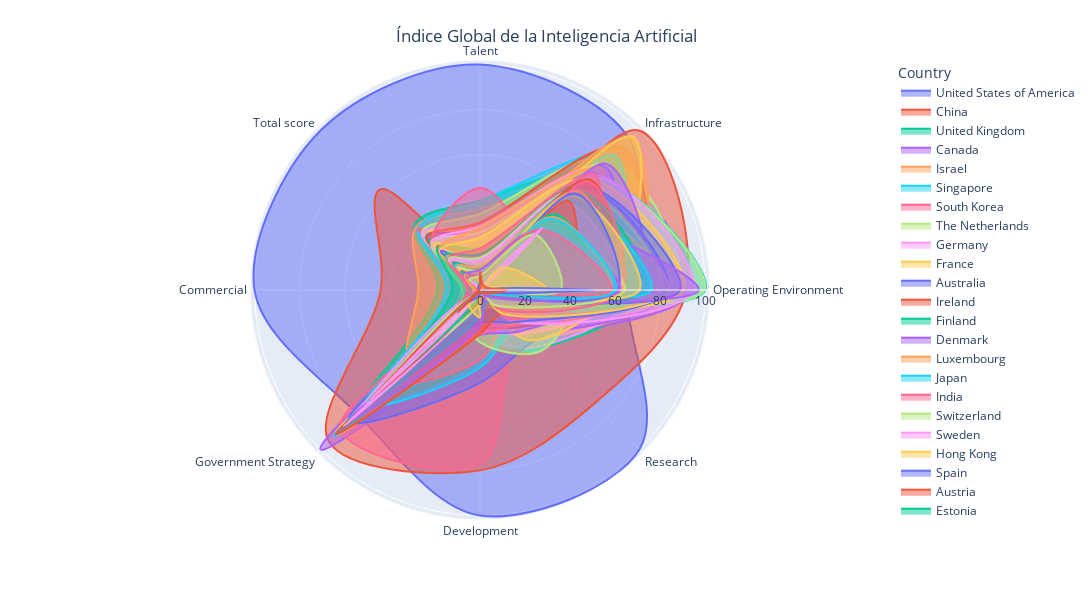

Here is the notebook cell this chart was saved with:
### Code cell
fig = px.line_polar(df_radar_reordered, r='Score', theta='Attributes', color='Country', line_close=True, line_shape='spline')

fig.update_traces(fill='toself')

fig.update_layout(
    title={
        'text': "Índice Global de la Inteligencia Artificial",
        'x': 0.5,
        'xanchor': 'center',
        'yanchor': 'top'})
fig.update_layout(
    height=600,  
    width=1200,   
)

fig.update_layout(
    polar=dict(
        radialaxis=dict(
            range=[0, 102]  # Ajusta el rango del eje radial aquí
        )
    )
)

fig.show()

### Figure 1 — Plotly figure (JSON) as saved in the notebook; plotly's stock layout.template omitted (floating-point values rounded to 4 significant figures)
{"data": [{"fill": "toself", "hovertemplate": "Country=United States of America<br>Score=%{r}<br>Attributes=%{theta}<extra></extra>", "legendgroup": "United States of America", "line": {"color": "#636efa", "dash": "solid", "shape": "spline"}, "marker": {"symbol": "circle"}, "mode": "lines", "name": "United States of America", "r": [100, 94.02, 64.56, 100, 100, 77.39, 100, 100, 100], "showlegend": true, "subplot": "polar", "theta": ["Talent", "Infrastructure", "Operating Environment", "Research", "Development", "Government Strategy", "Commercial", "Total score", "Talent"], "type": "scatterpolar"}, {"fill": "toself", "hovertemplate": "Country=China<br>Score=%{r}<br>Attributes=%{theta}<extra></extra>", "legendgroup": "China", "line": {"color": "#EF553B", "dash": "solid", "shape": "spline"}, "marker": {"symbol": "circle"}, "mode": "lines", "name": "China", "r": [16.51, 100, 91.57, 71.42, 79.97, 94.87, 44.02, 62.92, 16.51], "showlegend": true, "subplot": "polar", "theta": ["Talent", "Infrastructure", "Operating Environment", "Research", "Development", "Government Strategy", "Commercial", "Total score", "Talent"], "type": "scatterpolar"}, {"fill": "toself", "hovertemplate": "Country=United Kingdom<br>Score=%{r}<br>Attributes=%{theta}<extra></extra>", "legendgroup": "United Kingdom", "line": {"color": "#00cc96", "dash": "solid", "shape": "spline"}, "marker": {"symbol": "circle"}, "mode": "lines", "name": "United Kingdom", "r": [39.65, 71.43, 74.65, 36.5, 25.03, 82.82, 18.91, 40.93, 39.65], "showlegend": true, "subplot": "polar", "theta": ["Talent", "Infrastructure", "Operating Environment", "Research", "Development", "Government Strategy", "Commercial", "Total score", "Talent"], "type": "scatterpolar"}, {"fill": "toself", "hovertemplate": "Country=Canada<br>Score=%{r}<br>Attributes=%{theta}<extra></extra>", "legendgroup": "Canada", "line": {"color": "#ab63fa", "dash": "solid", "shape": "spline"}, "marker": {"symbol": "circle"}, "mode": "lines", "name": "Canada", "r": [31.28, 77.05, 93.94, 30.67, 25.78, 100, 14.88, 40.19, 31.28], "showlegend": true, "subplot": "polar", "theta": ["Talent", "Infrastructure", "Operating Environment", "Research", "Development", "Government Strategy", "Commercial", "Total score", "Talent"], "type": "scatterpolar"}, {"fill": "toself", "hovertemplate": "Country=Israel<br>Score=%{r}<br>Attributes=%{theta}<extra></extra>", "legendgroup": "Israel", "line": {"color": "#FFA15A", "dash": "solid", "shape": "spline"}, "marker": {"symbol": "circle"}, "mode": "lines", "name": "Israel", "r": [35.76, 67.58, 82.44, 32.63, 27.96, 43.91, 27.33, 39.89, 35.76], "showlegend": true, "subplot": "polar", "theta": ["Talent", "Infrastructure", "Operating Environment", "Research", "Development", "Government Strategy", "Commercial", "Total score", "Talent"], "type": "scatterpolar"}, {"fill": "toself", "hovertemplate": "Country=Singapore<br>Score=%{r}<br>Attributes=%{theta}<extra></extra>", "legendgroup": "Singapore", "line": {"color": "#19d3f3", "dash": "solid", "shape": "spline"}, "marker": {"symbol": "circle"}, "mode": "lines", "name": "Singapore", "r": [39.38, 84.3, 43.15, 37.67, 22.55, 79.82, 15.07, 38.67, 39.38], "showlegend": true, "subplot": "polar", "theta": ["Talent", "Infrastructure", "Operating Environment", "Research", "Development", "Government Strategy", "Commercial", "Total score", "Talent"], "type": "scatterpolar"}, {"fill": "toself", "hovertemplate": "Country=South Korea<br>Score=%{r}<br>Attributes=%{theta}<extra></extra>", "legendgroup": "South Korea", "line": {"color": "#FF6692", "dash": "solid", "shape": "spline"}, "marker": {"symbol": "circle"}, "mode": "lines", "name": "South Korea", "r": [14.54, 85.23, 68.86, 26.66, 77.25, 87.5, 5.41, 38.6, 14.54], "showlegend": true, "subplot": "polar", "theta": ["Talent", "Infrastructure", "Operating Environment", "Research", "Development", "Government Strategy", "Commercial", "Total score", "Talent"], "type": "scatterpolar"}, {"fill": "toself", "hovertemplate": "Country=The Netherlands<br>Score=%{r}<br>Attributes=%{theta}<extra></extra>", "legendgroup": "The Netherlands", "line": {"color": "#B6E880", "dash": "solid", "shape": "spline"}, "marker": {"symbol": "circle"}, "mode": "lines", "name": "The Netherlands", "r": [33.83, 81.99, 88.05, 25.54, 30.17, 62.35, 4.97, 36.35, 33.83], "showlegend": true, "subplot": "polar", "theta": ["Talent", "Infrastructure", "Operating Environment", "Research", "Development", "Government Strategy", "Commercial", "Total score", "Talent"], "type": "scatterpolar"}, {"fill": "toself", "hovertemplate": "Country=Germany<br>Score=%{r}<br>Attributes=%{theta}<extra></extra>", "legendgroup": "Germany", "line": {"color": "#FF97FF", "dash": "solid", "shape": "spline"}, "marker": {"symbol": "circle"}, "mode": "lines", "name": "Germany", "r": [27.63, 77.22, 70.22, 35.84, 24.79, 84.65, 8.29, 36.04, 27.63], "showlegend": true, "subplot": "polar", "theta": ["Talent", "Infrastructure", "Operating Environment", "Research", "Development", "Government Strategy", "Commercial", "Total score", "Talent"], "type": "scatterpolar"}, {"fill": "toself", "hovertemplate": "Country=France<br>Score=%{r}<br>Attributes=%{theta}<extra></extra>", "legendgroup": "France", "line": {"color": "#FECB52", "dash": "solid", "shape": "spline"}, "marker": {"symbol": "circle"}, "mode": "lines", "name": "France", "r": [28.32, 77.15, 80.02, 25.48, 21.44, 91.2, 7.65, 34.42, 28.32], "showlegend": true, "subplot": "polar", "theta": ["Talent", "Infrastructure", "Operating Environment", "Research", "Development", "Government Strategy", "Commercial", "Total score", "Talent"], "type": "scatterpolar"}, {"fill": "toself", "hovertemplate": "Country=Australia<br>Score=%{r}<br>Attributes=%{theta}<extra></extra>", "legendgroup": "Australia", "line": {"color": "#636efa", "dash": "solid", "shape": "spline"}, "marker": {"symbol": "circle"}, "mode": "lines", "name": "Australia", "r": [25.43, 63.43, 61.23, 32.63, 41.15, 82.11, 6.72, 33.86, 25.43], "showlegend": true, "subplot": "polar", "theta": ["Talent", "Infrastructure", "Operating Environment", "Research", "Development", "Government Strategy", "Commercial", "Total score", "Talent"], "type": "scatterpolar"}, {"fill": "toself", "hovertemplate": "Country=Ireland<br>Score=%{r}<br>Attributes=%{theta}<extra></extra>", "legendgroup": "Ireland", "line": {"color": "#EF553B", "dash": "solid", "shape": "spline"}, "marker": {"symbol": "circle"}, "mode": "lines", "name": "Ireland", "r": [29.93, 89.5, 70.15, 16.79, 30.85, 69.44, 3.94, 33.04, 29.93], "showlegend": true, "subplot": "polar", "theta": ["Talent", "Infrastructure", "Operating Environment", "Research", "Development", "Government Strategy", "Commercial", "Total score", "Talent"], "type": "scatterpolar"}, {"fill": "toself", "hovertemplate": "Country=Finland<br>Score=%{r}<br>Attributes=%{theta}<extra></extra>", "legendgroup": "Finland", "line": {"color": "#00cc96", "dash": "solid", "shape": "spline"}, "marker": {"symbol": "circle"}, "mode": "lines", "name": "Finland", "r": [24.99, 71.6, 78.76, 25.21, 18.32, 85.99, 4.64, 31.36, 24.99], "showlegend": true, "subplot": "polar", "theta": ["Talent", "Infrastructure", "Operating Environment", "Research", "Development", "Government Strategy", "Commercial", "Total score", "Talent"], "type": "scatterpolar"}, {"fill": "toself", "hovertemplate": "Country=Denmark<br>Score=%{r}<br>Attributes=%{theta}<extra></extra>", "legendgroup": "Denmark", "line": {"color": "#ab63fa", "dash": "solid", "shape": "spline"}, "marker": {"symbol": "circle"}, "mode": "lines", "name": "Denmark", "r": [27.07, 74.08, 85.39, 26.01, 8.92, 74.23, 3.46, 30.87, 27.07], "showlegend": true, "subplot": "polar", "theta": ["Talent", "Infrastructure", "Operating Environment", "Research", "Development", "Government Strategy", "Commercial", "Total score", "Talent"], "type": "scatterpolar"}, {"fill": "toself", "hovertemplate": "Country=Luxembourg<br>Score=%{r}<br>Attributes=%{theta}<extra></extra>", "legendgroup": "Luxembourg", "line": {"color": "#FFA15A", "dash": "solid", "shape": "spline"}, "marker": {"symbol": "circle"}, "mode": "lines", "name": "Luxembourg", "r": [21.66, 94.88, 66.96, 19.39, 19.95, 66.69, 4.68, 30.73, 21.66], "showlegend": true, "subplot": "polar", "theta": ["Talent", "Infrastructure", "Operating Environment", "Research", "Development", "Government Strategy", "Commercial", "Total score", "Talent"], "type": "scatterpolar"}, {"fill": "toself", "hovertemplate": "Country=Japan<br>Score=%{r}<br>Attributes=%{theta}<extra></extra>", "legendgroup": "Japan", "line": {"color": "#19d3f3", "dash": "solid", "shape": "spline"}, "marker": {"symbol": "circle"}, "mode": "lines", "name": "Japan", "r": [15.18, 84.58, 57.53, 22.51, 34.47, 71.96, 7.31, 30.53, 15.18], "showlegend": true, "subplot": "polar", "theta": ["Talent", "Infrastructure", "Operating Environment", "Research", "Development", "Government Strategy", "Commercial", "Total score", "Talent"], "type": "scatterpolar"}, {"fill": "toself", "hovertemplate": "Country=India<br>Score=%{r}<br>Attributes=%{theta}<extra></extra>", "legendgroup": "India", "line": {"color": "#FF6692", "dash": "solid", "shape": "spline"}, "marker": {"symbol": "circle"}, "mode": "lines", "name": "India", "r": [45.27, 33.91, 77.3, 18.92, 30.86, 58.83, 7.39, 30.36, 45.27], "showlegend": true, "subplot": "polar", "theta": ["Talent", "Infrastructure", "Operating Environment", "Research", "Development", "Government Strategy", "Commercial", "Total score", "Talent"], "type": "scatterpolar"}, {"fill": "toself", "hovertemplate": "Country=Switzerland<br>Score=%{r}<br>Attributes=%{theta}<extra></extra>", "legendgroup": "Switzerland", "line": {"color": "#B6E880", "dash": "solid", "shape": "spline"}, "marker": {"symbol": "circle"}, "mode": "lines", "name": "Switzerland", "r": [25.63, 78.43, 44.14, 38.24, 23.11, 12.18, 7.76, 30.25, 25.63], "showlegend": true, "subplot": "polar", "theta": ["Talent", "Infrastructure", "Operating Environment", "Research", "Development", "Government Strategy", "Commercial", "Total score", "Talent"], "type": "scatterpolar"}, {"fill": "toself", "hovertemplate": "Country=Sweden<br>Score=%{r}<br>Attributes=%{theta}<extra></extra>", "legendgroup": "Sweden", "line": {"color": "#FF97FF", "dash": "solid", "shape": "spline"}, "marker": {"symbol": "circle"}, "mode": "lines", "name": "Sweden", "r": [28.21, 75.19, 66.77, 27.61, 17.81, 40.35, 4.51, 29.85, 28.21], "showlegend": true, "subplot": "polar", "theta": ["Talent", "Infrastructure", "Operating Environment", "Research", "Development", "Government Strategy", "Commercial", "Total score", "Talent"], "type": "scatterpolar"}, {"fill": "toself", "hovertemplate": "Country=Hong Kong<br>Score=%{r}<br>Attributes=%{theta}<extra></extra>", "legendgroup": "Hong Kong", "line": {"color": "#FECB52", "dash": "solid", "shape": "spline"}, "marker": {"symbol": "circle"}, "mode": "lines", "name": "Hong Kong", "r": [17.56, 96.11, 59.5, 31.51, 8.63, 33.29, 5.3, 29.11, 17.56], "showlegend": true, "subplot": "polar", "theta": ["Talent", "Infrastructure", "Operating Environment", "Research", "Development", "Government Strategy", "Commercial", "Total score", "Talent"], "type": "scatterpolar"}, {"fill": "toself", "hovertemplate": "Country=Spain<br>Score=%{r}<br>Attributes=%{theta}<extra></extra>", "legendgroup": "Spain", "line": {"color": "#636efa", "dash": "solid", "shape": "spline"}, "marker": {"symbol": "circle"}, "mode": "lines", "name": "Spain", "r": [17.61, 73.32, 75.36, 18.6, 10.87, 91.28, 3.08, 26.95, 17.61], "showlegend": true, "subplot": "polar", "theta": ["Talent", "Infrastructure", "Operating Environment", "Research", "Development", "Government Strategy", "Commercial", "Total score", "Talent"], "type": "scatterpolar"}, {"fill": "toself", "hovertemplate": "Country=Austria<br>Score=%{r}<br>Attributes=%{theta}<extra></extra>", "legendgroup": "Austria", "line": {"color": "#EF553B", "dash": "solid", "shape": "spline"}, "marker": {"symbol": "circle"}, "mode": "lines", "name": "Austria", "r": [16.97, 64.49, 76.3, 23.56, 17.81, 72.14, 3.08, 26.89, 16.97], "showlegend": true, "subplot": "polar", "theta": ["Talent", "Infrastructure", "Operating Environment", "Research", "Development", "Government Strategy", "Commercial", "Total score", "Talent"], "type": "scatterpolar"}, {"fill": "toself", "hovertemplate": "Country=Estonia<br>Score=%{r}<br>Attributes=%{theta}<extra></extra>", "legendgroup": "Estonia", "line": {"color": "#00cc96", "dash": "solid", "shape": "spline"}, "marker": {"symbol": "circle"}, "mode": "lines", "name": "Estonia", "r": [18.74, 63.65, 88.67, 11.75, 9.31, 72.08, 12.51, 26.6, 18.74], "showlegend": true, "subplot": "polar", "theta": ["Talent", "Infrastructure", "Operating Environment", "Research", "Development", "Government Strategy", "Commercial", "Total score", "Talent"], "type": "scatterpolar"}, {"fill": "toself", "hovertemplate": "Country=Taiwan<br>Score=%{r}<br>Attributes=%{theta}<extra></extra>", "legendgroup": "Taiwan", "line": {"color": "#ab63fa", "dash": "solid", "shape": "spline"}, "marker": {"symbol": "circle"}, "mode": "lines", "name": "Taiwan", "r": [12.34, 77.86, 56.67, 25.71, 19.99, 55.97, 2.53, 25.79, 12.34], "showlegend": true, "subplot": "polar", "theta": ["Talent", "Infrastructure", "Operating Environment", "Research", "Development", "Government Strategy", "Commercial", "Total score", "Talent"], "type": "scatterpolar"}, {"fill": "toself", "hovertemplate": "Country=Norway<br>Score=%{r}<br>Attributes=%{theta}<extra></extra>", "legendgroup": "Norway", "line": {"color": "#FFA15A", "dash": "solid", "shape": "spline"}, "marker": {"symbol": "circle"}, "mode": "lines", "name": "Norway", "r": [27.61, 76.2, 36.65, 21.18, 13.56, 59.05, 3.95, 25.77, 27.61], "showlegend": true, "subplot": "polar", "theta": ["Talent", "Infrastructure", "Operating Environment", "Research", "Development", "Government Strategy", "Commercial", "Total score", "Talent"], "type": "scatterpolar"}, {"fill": "toself", "hovertemplate": "Country=Saudi Arabia<br>Score=%{r}<br>Attributes=%{theta}<extra></extra>", "legendgroup": "Saudi Arabia", "line": {"color": "#19d3f3", "dash": "solid", "shape": "spline"}, "marker": {"symbol": "circle"}, "mode": "lines", "name": "Saudi Arabia", "r": [4.49, 70.8, 100, 13.63, 14.38, 91.63, 4.73, 25.6, 4.49], "showlegend": true, "subplot": "polar", "theta": ["Talent", "Infrastructure", "Operating Environment", "Research", "Development", "Government Strategy", "Commercial", "Total score", "Talent"], "type": "scatterpolar"}, {"fill": "toself", "hovertemplate": "Country=Belgium<br>Score=%{r}<br>Attributes=%{theta}<extra></extra>", "legendgroup": "Belgium", "line": {"color": "#FF6692", "dash": "solid", "shape": "spline"}, "marker": {"symbol": "circle"}, "mode": "lines", "name": "Belgium", "r": [15.17, 65.1, 64.08, 22.15, 19.81, 63.58, 5.31, 25.52, 15.17], "showlegend": true, "subplot": "polar", "theta": ["Talent", "Infrastructure", "Operating Environment", "Research", "Development", "Government Strategy", "Commercial", "Total score", "Talent"], "type": "scatterpolar"}, {"fill": "toself", "hovertemplate": "Country=Poland<br>Score=%{r}<br>Attributes=%{theta}<extra></extra>", "legendgroup": "Poland", "line": {"color": "#B6E880", "dash": "solid", "shape": "spline"}, "marker": {"symbol": "circle"}, "mode": "lines", "name": "Poland", "r": [14.21, 70.96, 99.56, 10.6, 9.09, 78.14, 2.25, 25.2, 14.21], "showlegend": true, "subplot": "polar", "theta": ["Talent", "Infrastructure", "Operating Environment", "Research", "Development", "Government Strategy", "Commercial", "Total score", "Talent"], "type": "scatterpolar"}, {"fill": "toself", "hovertemplate": "Country=Slovenia<br>Score=%{r}<br>Attributes=%{theta}<extra></extra>", "legendgroup": "Slovenia", "line": {"color": "#FF97FF", "dash": "solid", "shape": "spline"}, "marker": {"symbol": "circle"}, "mode": "lines", "name": "Slovenia", "r": [13.02, 72.06, 94.55, 19.1, 1.06, 80.38, 0.61, 25.19, 13.02], "showlegend": true, "subplot": "polar", "theta": ["Talent", "Infrastructure", "Operating Environment", "Research", "Development", "Government Strategy", "Commercial", "Total score", "Talent"], "type": "scatterpolar"}, {"fill": "toself", "hovertemplate": "Country=New Zealand<br>Score=%{r}<br>Attributes=%{theta}<extra></extra>", "legendgroup": "New Zealand", "line": {"color": "#FECB52", "dash": "solid", "shape": "spline"}, "marker": {"symbol": "circle"}, "mode": "lines", "name": "New Zealand", "r": [23.3, 69.78, 90.35, 12.23, 5.96, 47.62, 2.49, 24.88, 23.3], "showlegend": true, "subplot": "polar", "theta": ["Talent", "Infrastructure", "Operating Environment", "Research", "Development", "Government Strategy", "Commercial", "Total score", "Talent"], "type": "scatterpolar"}, {"fill": "toself", "hovertemplate": "Country=Italy<br>Score=%{r}<br>Attributes=%{theta}<extra></extra>", "legendgroup": "Italy", "line": {"color": "#636efa", "dash": "solid", "shape": "spline"}, "marker": {"symbol": "circle"}, "mode": "lines", "name": "Italy", "r": [11.09, 64.76, 83.25, 20.3, 14.66, 61.43, 2.64, 24.45, 11.09], "showlegend": true, "subplot": "polar", "theta": ["Talent", "Infrastructure", "Operating Environment", "Research", "Development", "Government Strategy", "Commercial", "Total score", "Talent"], "type": "scatterpolar"}, {"fill": "toself", "hovertemplate": "Country=Russia<br>Score=%{r}<br>Attributes=%{theta}<extra></extra>", "legendgroup": "Russia", "line": {"color": "#EF553B", "dash": "solid", "shape": "spline"}, "marker": {"symbol": "circle"}, "mode": "lines", "name": "Russia", "r": [12.46, 62.59, 52.85, 14.21, 19.48, 90.4, 1.38, 21.99, 12.46], "showlegend": true, "subplot": "polar", "theta": ["Talent", "Infrastructure", "Operating Environment", "Research", "Development", "Government Strategy", "Commercial", "Total score", "Talent"], "type": "scatterpolar"}, {"fill": "toself", "hovertemplate": "Country=Malta<br>Score=%{r}<br>Attributes=%{theta}<extra></extra>", "legendgroup": "Malta", "line": {"color": "#00cc96", "dash": "solid", "shape": "spline"}, "marker": {"symbol": "circle"}, "mode": "lines", "name": "Malta", "r": [15.87, 67.12, 70.96, 5.96, 11.72, 70.49, 4.3, 21.85, 15.87], "showlegend": true, "subplot": "polar", "theta": ["Talent", "Infrastructure", "Operating Environment", "Research", "Development", "Government Strategy", "Commercial", "Total score", "Talent"], "type": "scatterpolar"}, {"fill": "toself", "hovertemplate": "Country=United Arab Emirates<br>Score=%{r}<br>Attributes=%{theta}<extra></extra>", "legendgroup": "United Arab Emirates", "line": {"color": "#ab63fa", "dash": "solid", "shape": "spline"}, "marker": {"symbol": "circle"}, "mode": "lines", "name": "United Arab Emirates", "r": [2.65, 79.16, 72.12, 5.13, 15.53, 81.38, 3.22, 21.17, 2.65], "showlegend": true, "subplot": "polar", "theta": ["Talent", "Infrastructure", "Operating Environment", "Research", "Development", "Government Strategy", "Commercial", "Total score", "Talent"], "type": "scatterpolar"}, {"fill": "toself", "hovertemplate": "Country=Portugal<br>Score=%{r}<br>Attributes=%{theta}<extra></extra>", "legendgroup": "Portugal", "line": {"color": "#FFA15A", "dash": "solid", "shape": "spline"}, "marker": {"symbol": "circle"}, "mode": "lines", "name": "Portugal", "r": [13.43, 64.2, 80.66, 8.96, 3.92, 70.69, 2.05, 20.89, 13.43], "showlegend": true, "subplot": "polar", "theta": ["Talent", "Infrastructure", "Operating Environment", "Research", "Development", "Government Strategy", "Commercial", "Total score", "Talent"], "type": "scatterpolar"}, {"fill": "toself", "hovertemplate": "Country=Czech Republic<br>Score=%{r}<br>Attributes=%{theta}<extra></extra>", "legendgroup": "Czech Republic", "line": {"color": "#19d3f3", "dash": "solid", "shape": "spline"}, "marker": {"symbol": "circle"}, "mode": "lines", "name": "Czech Republic", "r": [11.11, 64.26, 76.97, 11.26, 2.7, 70.29, 1.75, 20.31, 11.11], "showlegend": true, "subplot": "polar", "theta": ["Talent", "Infrastructure", "Operating Environment", "Research", "Development", "Government Strategy", "Commercial", "Total score", "Talent"], "type": "scatterpolar"}, {"fill": "toself", "hovertemplate": "Country=Iceland<br>Score=%{r}<br>Attributes=%{theta}<extra></extra>", "legendgroup": "Iceland", "line": {"color": "#FF6692", "dash": "solid", "shape": "spline"}, "marker": {"symbol": "circle"}, "mode": "lines", "name": "Iceland", "r": [18.45, 72.45, 41.19, 18.29, 0.19, 22.15, 5.74, 19.81, 18.45], "showlegend": true, "subplot": "polar", "theta": ["Talent", "Infrastructure", "Operating Environment", "Research", "Development", "Government Strategy", "Commercial", "Total score", "Talent"], "type": "scatterpolar"}, {"fill": "toself", "hovertemplate": "Country=Lithuania<br>Score=%{r}<br>Attributes=%{theta}<extra></extra>", "legendgroup": "Lithuania", "line": {"color": "#B6E880", "dash": "solid", "shape": "spline"}, "marker": {"symbol": "circle"}, "mode": "lines", "name": "Lithuania", "r": [14.3, 63.19, 80.67, 3.22, 6.18, 64.28, 1.77, 19.59, 14.3], "showlegend": true, "subplot": "polar", "theta": ["Talent", "Infrastructure", "Operating Environment", "Research", "Development", "Government Strategy", "Commercial", "Total score", "Talent"], "type": "scatterpolar"}, {"fill": "toself", "hovertemplate": "Country=Brazil<br>Score=%{r}<br>Attributes=%{theta}<extra></extra>", "legendgroup": "Brazil", "line": {"color": "#FF97FF", "dash": "solid", "shape": "spline"}, "marker": {"symbol": "circle"}, "mode": "lines", "name": "Brazil", "r": [13.46, 62.61, 72.82, 4.83, 5.07, 67.72, 1.36, 18.89, 13.46], "showlegend": true, "subplot": "polar", "theta": ["Talent", "Infrastructure", "Operating Environment", "Research", "Development", "Government Strategy", "Commercial", "Total score", "Talent"], "type": "scatterpolar"}, {"fill": "toself", "hovertemplate": "Country=Greece<br>Score=%{r}<br>Attributes=%{theta}<extra></extra>", "legendgroup": "Greece", "line": {"color": "#FECB52", "dash": "solid", "shape": "spline"}, "marker": {"symbol": "circle"}, "mode": "lines", "name": "Greece", "r": [7.62, 55.44, 83.58, 15.12, 2.21, 22.15, 0.92, 17.33, 7.62], "showlegend": true, "subplot": "polar", "theta": ["Talent", "Infrastructure", "Operating Environment", "Research", "Development", "Government Strategy", "Commercial", "Total score", "Talent"], "type": "scatterpolar"}, {"fill": "toself", "hovertemplate": "Country=Slovakia<br>Score=%{r}<br>Attributes=%{theta}<extra></extra>", "legendgroup": "Slovakia", "line": {"color": "#636efa", "dash": "solid", "shape": "spline"}, "marker": {"symbol": "circle"}, "mode": "lines", "name": "Slovakia", "r": [8.55, 65.36, 88.71, 2.97, 0.34, 43.07, 0.67, 17.24, 8.55], "showlegend": true, "subplot": "polar", "theta": ["Talent", "Infrastructure", "Operating Environment", "Research", "Development", "Government Strategy", "Commercial", "Total score", "Talent"], "type": "scatterpolar"}, {"fill": "toself", "hovertemplate": "Country=Hungary<br>Score=%{r}<br>Attributes=%{theta}<extra></extra>", "legendgroup": "Hungary", "line": {"color": "#EF553B", "dash": "solid", "shape": "spline"}, "marker": {"symbol": "circle"}, "mode": "lines", "name": "Hungary", "r": [10.34, 69.17, 58.01, 4.31, 5.4, 55.01, 1.08, 17, 10.34], "showlegend": true, "subplot": "polar", "theta": ["Talent", "Infrastructure", "Operating Environment", "Research", "Development", "Government Strategy", "Commercial", "Total score", "Talent"], "type": "scatterpolar"}, {"fill": "toself", "hovertemplate": "Country=Malaysia<br>Score=%{r}<br>Attributes=%{theta}<extra></extra>", "legendgroup": "Malaysia", "line": {"color": "#00cc96", "dash": "solid", "shape": "spline"}, "marker": {"symbol": "circle"}, "mode": "lines", "name": "Malaysia", "r": [10.44, 62.04, 73.24, 5.57, 0.88, 47.6, 0.63, 16.66, 10.44], "showlegend": true, "subplot": "polar", "theta": ["Talent", "Infrastructure", "Operating Environment", "Research", "Development", "Government Strategy", "Commercial", "Total score", "Talent"], "type": "scatterpolar"}, {"fill": "toself", "hovertemplate": "Country=Mexico<br>Score=%{r}<br>Attributes=%{theta}<extra></extra>", "legendgroup": "Mexico", "line": {"color": "#ab63fa", "dash": "solid", "shape": "spline"}, "marker": {"symbol": "circle"}, "mode": "lines", "name": "Mexico", "r": [1.72, 41.85, 97.03, 8.11, 4.46, 54.21, 0.78, 15.48, 1.72], "showlegend": true, "subplot": "polar", "theta": ["Talent", "Infrastructure", "Operating Environment", "Research", "Development", "Government Strategy", "Commercial", "Total score", "Talent"], "type": "scatterpolar"}, {"fill": "toself", "hovertemplate": "Country=Chile<br>Score=%{r}<br>Attributes=%{theta}<extra></extra>", "legendgroup": "Chile", "line": {"color": "#FFA15A", "dash": "solid", "shape": "spline"}, "marker": {"symbol": "circle"}, "mode": "lines", "name": "Chile", "r": [10.56, 61.97, 56.73, 1.49, 0.67, 60.5, 2.95, 15.33, 10.56], "showlegend": true, "subplot": "polar", "theta": ["Talent", "Infrastructure", "Operating Environment", "Research", "Development", "Government Strategy", "Commercial", "Total score", "Talent"], "type": "scatterpolar"}, {"fill": "toself", "hovertemplate": "Country=Argentina<br>Score=%{r}<br>Attributes=%{theta}<extra></extra>", "legendgroup": "Argentina", "line": {"color": "#19d3f3", "dash": "solid", "shape": "spline"}, "marker": {"symbol": "circle"}, "mode": "lines", "name": "Argentina", "r": [8.4, 56.15, 75.95, 1.25, 3.19, 54.94, 0.34, 15.24, 8.4], "showlegend": true, "subplot": "polar", "theta": ["Talent", "Infrastructure", "Operating Environment", "Research", "Development", "Government Strategy", "Commercial", "Total score", "Talent"], "type": "scatterpolar"}, {"fill": "toself", "hovertemplate": "Country=Qatar<br>Score=%{r}<br>Attributes=%{theta}<extra></extra>", "legendgroup": "Qatar", "line": {"color": "#FF6692", "dash": "solid", "shape": "spline"}, "marker": {"symbol": "circle"}, "mode": "lines", "name": "Qatar", "r": [0, 67.97, 62.58, 11.94, 0, 33.49, 0, 14.66, 0], "showlegend": true, "subplot": "polar", "theta": ["Talent", "Infrastructure", "Operating Environment", "Research", "Development", "Government Strategy", "Commercial", "Total score", "Talent"], "type": "scatterpolar"}, {"fill": "toself", "hovertemplate": "Country=Turkey<br>Score=%{r}<br>Attributes=%{theta}<extra></extra>", "legendgroup": "Turkey", "line": {"color": "#B6E880", "dash": "solid", "shape": "spline"}, "marker": {"symbol": "circle"}, "mode": "lines", "name": "Turkey", "r": [8.49, 40.74, 64.34, 9.53, 1.02, 67.45, 0.95, 14.39, 8.49], "showlegend": true, "subplot": "polar", "theta": ["Talent", "Infrastructure", "Operating Environment", "Research", "Development", "Government Strategy", "Commercial", "Total score", "Talent"], "type": "scatterpolar"}, {"fill": "toself", "hovertemplate": "Country=Colombia<br>Score=%{r}<br>Attributes=%{theta}<extra></extra>", "legendgroup": "Colombia", "line": {"color": "#FF97FF", "dash": "solid", "shape": "spline"}, "marker": {"symbol": "circle"}, "mode": "lines", "name": "Colombia", "r": [4.97, 54.8, 62.37, 0, 0.89, 85.29, 0.5, 13.85, 4.97], "showlegend": true, "subplot": "polar", "theta": ["Talent", "Infrastructure", "Operating Environment", "Research", "Development", "Government Strategy", "Commercial", "Total score", "Talent"], "type": "scatterpolar"}, {"fill": "toself", "hovertemplate": "Country=Uruguay<br>Score=%{r}<br>Attributes=%{theta}<extra></extra>", "legendgroup": "Uruguay", "line": {"color": "#FECB52", "dash": "solid", "shape": "spline"}, "marker": {"symbol": "circle"}, "mode": "lines", "name": "Uruguay", "r": [7.28, 58.77, 70.75, 0.73, 0.26, 30.92, 0.43, 13.27, 7.28], "showlegend": true, "subplot": "polar", "theta": ["Talent", "Infrastructure", "Operating Environment", "Research", "Development", "Government Strategy", "Commercial", "Total score", "Talent"], "type": "scatterpolar"}, {"fill": "toself", "hovertemplate": "Country=Bahrain<br>Score=%{r}<br>Attributes=%{theta}<extra></extra>", "legendgroup": "Bahrain", "line": {"color": "#636efa", "dash": "solid", "shape": "spline"}, "marker": {"symbol": "circle"}, "mode": "lines", "name": "Bahrain", "r": [4.99, 60.39, 60.9, 2.53, 0, 17.72, 0.24, 11.79, 4.99], "showlegend": true, "subplot": "polar", "theta": ["Talent", "Infrastructure", "Operating Environment", "Research", "Development", "Government Strategy", "Commercial", "Total score", "Talent"], "type": "scatterpolar"}, {"fill": "toself", "hovertemplate": "Country=Vietnam<br>Score=%{r}<br>Attributes=%{theta}<extra></extra>", "legendgroup": "Vietnam", "line": {"color": "#EF553B", "dash": "solid", "shape": "spline"}, "marker": {"symbol": "circle"}, "mode": "lines", "name": "Vietnam", "r": [6.34, 55.76, 37.61, 2.03, 0.3, 68.86, 0.31, 11.62, 6.34], "showlegend": true, "subplot": "polar", "theta": ["Talent", "Infrastructure", "Operating Environment", "Research", "Development", "Government Strategy", "Commercial", "Total score", "Talent"], "type": "scatterpolar"}, {"fill": "toself", "hovertemplate": "Country=Indonesia<br>Score=%{r}<br>Attributes=%{theta}<extra></extra>", "legendgroup": "Indonesia", "line": {"color": "#00cc96", "dash": "solid", "shape": "spline"}, "marker": {"symbol": "circle"}, "mode": "lines", "name": "Indonesia", "r": [5.51, 47.52, 51.18, 0.98, 3.52, 59.99, 0.91, 11.47, 5.51], "showlegend": true, "subplot": "polar", "theta": ["Talent", "Infrastructure", "Operating Environment", "Research", "Development", "Government Strategy", "Commercial", "Total score", "Talent"], "type": "scatterpolar"}, {"fill": "toself", "hovertemplate": "Country=Tunisia<br>Score=%{r}<br>Attributes=%{theta}<extra></extra>", "legendgroup": "Tunisia", "line": {"color": "#ab63fa", "dash": "solid", "shape": "spline"}, "marker": {"symbol": "circle"}, "mode": "lines", "name": "Tunisia", "r": [8.94, 38.59, 62.32, 3.9, 0, 12.18, 0.15, 9.87, 8.94], "showlegend": true, "subplot": "polar", "theta": ["Talent", "Infrastructure", "Operating Environment", "Research", "Development", "Government Strategy", "Commercial", "Total score", "Talent"], "type": "scatterpolar"}, {"fill": "toself", "hovertemplate": "Country=South Africa<br>Score=%{r}<br>Attributes=%{theta}<extra></extra>", "legendgroup": "South Africa", "line": {"color": "#FFA15A", "dash": "solid", "shape": "spline"}, "marker": {"symbol": "circle"}, "mode": "lines", "name": "South Africa", "r": [4.61, 45.73, 58.43, 0.83, 7.52, 0, 2.03, 9.71, 4.61], "showlegend": true, "subplot": "polar", "theta": ["Talent", "Infrastructure", "Operating Environment", "Research", "Development", "Government Strategy", "Commercial", "Total score", "Talent"], "type": "scatterpolar"}, {"fill": "toself", "hovertemplate": "Country=Morocco<br>Score=%{r}<br>Attributes=%{theta}<extra></extra>", "legendgroup": "Morocco", "line": {"color": "#19d3f3", "dash": "solid", "shape": "spline"}, "marker": {"symbol": "circle"}, "mode": "lines", "name": "Morocco", "r": [3.36, 44.88, 60.17, 1.46, 0.05, 15.9, 0.1, 8.87, 3.36], "showlegend": true, "subplot": "polar", "theta": ["Talent", "Infrastructure", "Operating Environment", "Research", "Development", "Government Strategy", "Commercial", "Total score", "Talent"], "type": "scatterpolar"}, {"fill": "toself", "hovertemplate": "Country=Armenia<br>Score=%{r}<br>Attributes=%{theta}<extra></extra>", "legendgroup": "Armenia", "line": {"color": "#FF6692", "dash": "solid", "shape": "spline"}, "marker": {"symbol": "circle"}, "mode": "lines", "name": "Armenia", "r": [6.69, 37.84, 58.4, 0.28, 0.33, 14.4, 1.37, 8.49, 6.69], "showlegend": true, "subplot": "polar", "theta": ["Talent", "Infrastructure", "Operating Environment", "Research", "Development", "Government Strategy", "Commercial", "Total score", "Talent"], "type": "scatterpolar"}, {"fill": "toself", "hovertemplate": "Country=Sri Lanka<br>Score=%{r}<br>Attributes=%{theta}<extra></extra>", "legendgroup": "Sri Lanka", "line": {"color": "#B6E880", "dash": "solid", "shape": "spline"}, "marker": {"symbol": "circle"}, "mode": "lines", "name": "Sri Lanka", "r": [6.27, 34.64, 35.79, 0.12, 0.95, 35.57, 0.09, 6.62, 6.27], "showlegend": true, "subplot": "polar", "theta": ["Talent", "Infrastructure", "Operating Environment", "Research", "Development", "Government Strategy", "Commercial", "Total score", "Talent"], "type": "scatterpolar"}, {"fill": "toself", "hovertemplate": "Country=Egypt<br>Score=%{r}<br>Attributes=%{theta}<extra></extra>", "legendgroup": "Egypt", "line": {"color": "#FF97FF", "dash": "solid", "shape": "spline"}, "marker": {"symbol": "circle"}, "mode": "lines", "name": "Egypt", "r": [1.11, 38.84, 0, 2.08, 1.54, 68.72, 0.31, 4.83, 1.11], "showlegend": true, "subplot": "polar", "theta": ["Talent", "Infrastructure", "Operating Environment", "Research", "Development", "Government Strategy", "Commercial", "Total score", "Talent"], "type": "scatterpolar"}, {"fill": "toself", "hovertemplate": "Country=Kenya<br>Score=%{r}<br>Attributes=%{theta}<extra></extra>", "legendgroup": "Kenya", "line": {"color": "#FECB52", "dash": "solid", "shape": "spline"}, "marker": {"symbol": "circle"}, "mode": "lines", "name": "Kenya", "r": [0.75, 14.11, 29.84, 0.07, 12.15, 7.75, 0.31, 2.3, 0.75], "showlegend": true, "subplot": "polar", "theta": ["Talent", "Infrastructure", "Operating Environment", "Research", "Development", "Government Strategy", "Commercial", "Total score", "Talent"], "type": "scatterpolar"}, {"fill": "toself", "hovertemplate": "Country=Nigeria<br>Score=%{r}<br>Attributes=%{theta}<extra></extra>", "legendgroup": "Nigeria", "line": {"color": "#636efa", "dash": "solid", "shape": "spline"}, "marker": {"symbol": "circle"}, "mode": "lines", "name": "Nigeria", "r": [2.74, 0, 50.1, 0.45, 2.06, 7.75, 0.33, 1.38, 2.74], "showlegend": true, "subplot": "polar", "theta": ["Talent", "Infrastructure", "Operating Environment", "Research", "Development", "Government Strategy", "Commercial", "Total score", "Talent"], "type": "scatterpolar"}, {"fill": "toself", "hovertemplate": "Country=Pakistan<br>Score=%{r}<br>Attributes=%{theta}<extra></extra>", "legendgroup": "Pakistan", "line": {"color": "#EF553B", "dash": "solid", "shape": "spline"}, "marker": {"symbol": "circle"}, "mode": "lines", "name": "Pakistan", "r": [8, 2.43, 12.48, 2.17, 1.09, 13.92, 0.27, 0, 8], "showlegend": true, "subplot": "polar", "theta": ["Talent", "Infrastructure", "Operating Environment", "Research", "Development", "Government Strategy", "Commercial", "Total score", "Talent"], "type": "scatterpolar"}], "layout": {"height": 600, "legend": {"title": {"text": "Country"}, "tracegroupgap": 0}, "margin": {"t": 60}, "polar": {"angularaxis": {"direction": "clockwise", "rotation": 90}, "domain": {"x": [0, 1], "y": [0, 1]}, "radialaxis": {"range": [0, 102]}}, "title": {"text": "Índice Global de la Inteligencia Artificial", "x": 0.5, "xanchor": "center", "yanchor": "top"}, "width": 1200}}
